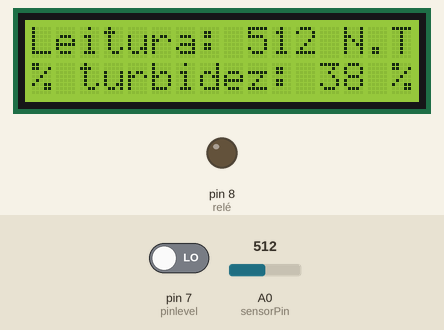
This sketch was run on a simulated Arduino Uno, built with avr-gcc and run on an emulated ATmega328P. On the bench: 16×2 character LCD, output pins drawn as LEDs (lit = HIGH). The test bench sets the inputs (shaded band); at power-on: pin 7 (pinlevel) LOW, A0 (sensorPin) = 512. What the sketch prints to the serial monitor is not drawn.

Above: at 1.2 s.
1.3 s: pin 7 (pinlevel) driven HIGH
At 2.1 s:
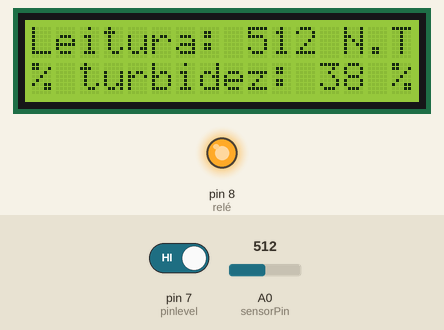
3.1 s: A0 (sensorPin) set to 590
At 4.2 s:
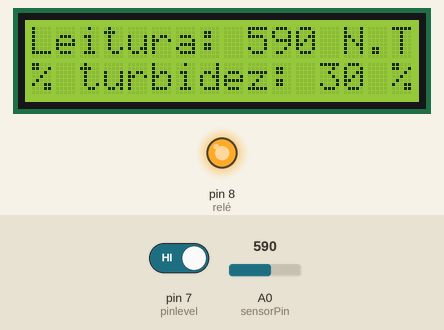
5.3 s: A0 (sensorPin) set to 617
At 6.3 s:
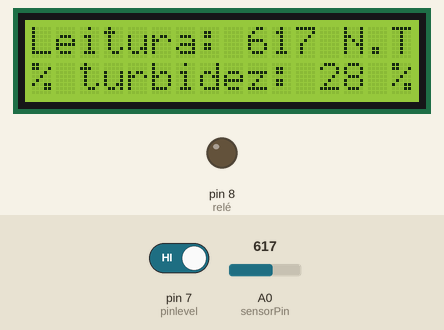
7.5 s: A0 (sensorPin) set to 710
At 9.6 s:
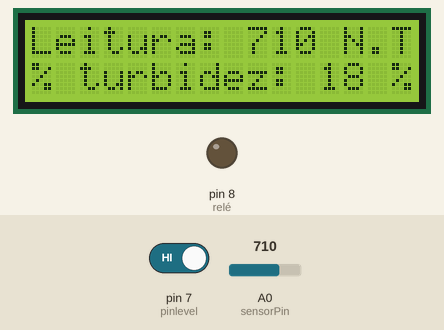
Timing chart, 0 to 10.7 s (numbered marks = the images above; inputs shaded):
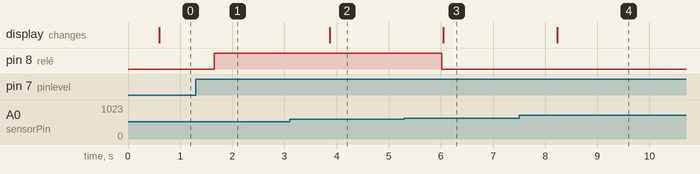

Measured:
- the behaviour switches between 600 and 601 on A0 (sensorPin) (found by bisection; images 2 and 3)
- after the input at 1.3 s, pin 8 (relé): LOW → HIGH after 0.35 s
- after the input at 3.1 s, the display: changes after 0.77 s (image 2)
- after the input at 5.3 s, pin 8 (relé): HIGH → LOW after 0.71 s; the display: changes after 0.75 s (image 3)
- after the input at 7.5 s, the display: changes after 0.73 s (image 4)

The sketch:

Water_Treatment_System.ino
```cpp
// Inicia as bibliotecas do Display LCD
#include <Wire.h>
#include <LiquidCrystal_I2C.h>

// Inicia o Display LCD 16x2 através do endereço 0x27
LiquidCrystal_I2C lcd(0x27, 16, 2);

// Define o pino de Leitura do Sensor
int sensorPin = A0;

int leitura; //Variável responsável por guardar o valor da leitura analógica do sensor
int calibra =1; //calibrar o valor para agua limpa


int pinlevel =7;// pin do nivel

void setup() {
  Serial.begin(9600); //Inicializa a comunicação serial
  // Inicia o display LCD
  lcd.init();
  lcd.backlight();
  pinMode (8, OUTPUT); //relé
  pinMode(pinlevel,INPUT);
}

void loop() {

  leitura = analogRead(sensorPin); //Realiza a leitura analógica do sensor

  Serial.print("Valor lido: "); //Imprime no monitor serial
  Serial.println(leitura); // manda o valor de leitura para o monitor serial
  delay(500); //Intervalo de 0,5 segundos entre as leituras
  Serial.print("Estado da água: "); //Imprime no monitor serial

  //quanto mais proximo de 0 mais turva esta

  if (leitura > 700) { //Se o valor de leitura analógica estiver acima de 700
    Serial.println("LIMPA"); //Imprime no monitor serial que a água está limpa
    digitalWrite(8, LOW); //percentagem menor que 10 //rele
  }
  if ((leitura > 600) && (leitura <= 700)) { //Se o valor de leitura analógica estiver entre 600 e 700
    Serial.println("UM POUCO SUJA"); //Imprime no monitor serial que a água está um pouco suja
    digitalWrite(8, LOW); //percentagem menor que 10 //rele
  }
  if (leitura < 600) { //Se o valor de leitura analógica estiver abaixo de 600
    Serial.println("MUITO SUJA"); //Imprime no monitor serial que a água está um pouco suja
    if (digitalRead(pinlevel)==HIGH){ //verificar nivel do tanque // se for low esta o deposito de agua suja cheio
    digitalWrite(8, HIGH); //percentagem maior que 10 //rele
    }
  else
  digitalWrite(8, LOW);
}


  Serial.println();


  // Imprime as informações na tela do LCD
  lcd.clear();
  lcd.setCursor(0, 0);
  lcd.print("Leitura: ");
  lcd.print(leitura);
  lcd.print(" N.T"); //rever

  // Imprime as informações na tela do LCD
  //meter em percentagem
  lcd.setCursor(0, 1);
  lcd.print("% turbidez: ");
  lcd.print(90-(leitura/10)-calibra);
  lcd.print(" %");
  delay(10);

}
```
